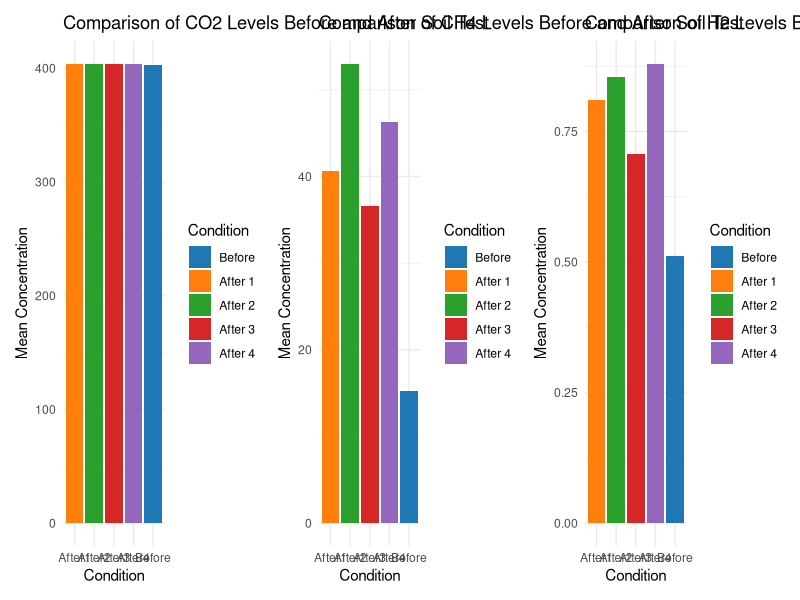

Recreate this plot in R.
# Create a data frame with your results
test_results <- data.frame(
  Gas = c("CO2", "CH4", "H2"),
  Before = c(402.9467, 15.20722, 0.5111111),
  After1 = c(403.9578, 40.67278, 0.8094444),
  After2 = c(403.4683, 53.00167, 0.855),
  After3 = c(403.39, 36.54444, 0.7066667),
  After4 = c(403.5439, 46.33222, 0.8794444)
)

# Define colors for bars
colors <- c("#1f77b4", "#ff7f0e", "#2ca02c", "#d62728", "#9467bd")

# Reshape the data for plotting
library(tidyr)
test_results_long <- pivot_longer(test_results, cols = -Gas, names_to = "Condition", values_to = "Value")

# Plotting using ggplot2
library(ggplot2)
library(patchwork)

# Function to create individual plots for each gas type
plot_gas <- function(gas_name) {
  ggplot(test_results_long[test_results_long$Gas == gas_name, ], aes(x = Condition, y = Value, fill = Condition)) +
    geom_bar(position = "dodge", stat = "identity") +
    labs(title = paste("Comparison of", gas_name, "Levels Before and After Soil Test"),
         x = "Condition", y = "Mean Concentration") +
    scale_fill_manual(values = colors, name = "Condition",
                      breaks = c("Before", "After1", "After2", "After3", "After4"),
                      labels = c("Before", "After 1", "After 2", "After 3", "After 4")) +
    theme_minimal()
}

# Create plots for each gas type
plot_CO2 <- plot_gas("CO2")
plot_CH4 <- plot_gas("CH4")
plot_H2 <- plot_gas("H2")

# Arrange plots side by side using patchwork
final_plot <- plot_CO2 + plot_CH4 + plot_H2 + plot_layout(ncol = 3)

# Print the final plot
print(final_plot)
